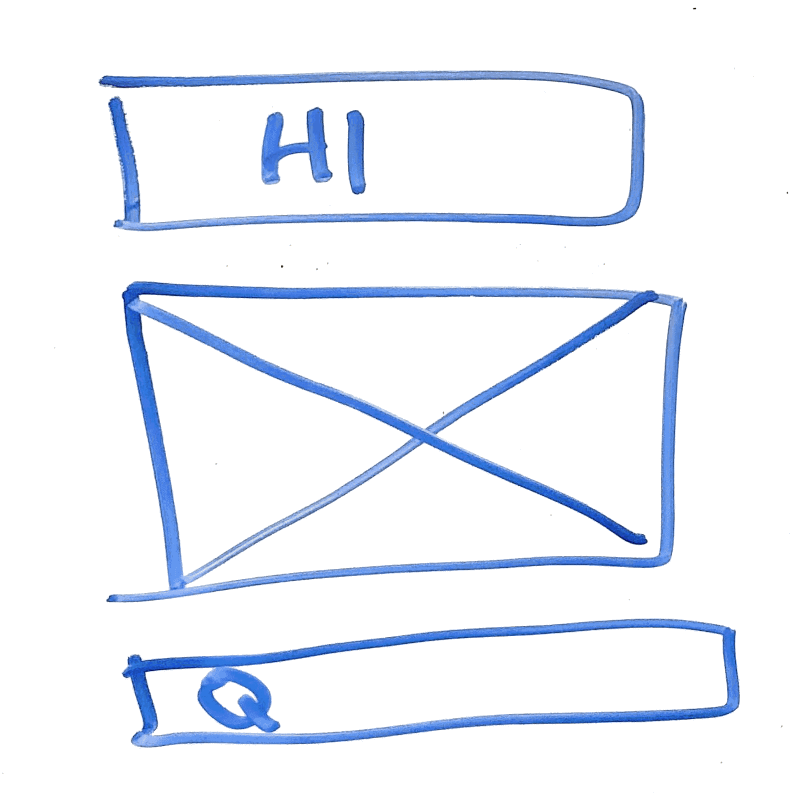
#> input picture DRAWINGS/1.jpg, 1600 x 1600 px (shown at 1/2 size); the run also reads 1 picture not shown here
$ python myTest.py   (older library calls are emulated)
#> lines starting #> are read from the running program, lines starting #| are printed output that depends on the picture; after the words box and inside, x2 and y2 are one past the last pixel; in counts of white or black regions, pixels touching at a corner belong together
### preprocess/preprocess.py
import sys
import cv2
import numpy as np
import os
import base64

# [9 lines left out: functions format_path, extension, not called in this run]

def processImg(img):
    resized = cv2.resize(img, (720,720))
    blurred = cv2.medianBlur(resized, 5)
    threshed = cv2.adaptiveThreshold(blurred,255,cv2.ADAPTIVE_THRESH_GAUSSIAN_C,cv2.THRESH_BINARY,int(len(img)/20)*2-1,11)
    backtorgb = cv2.cvtColor(threshed,cv2.COLOR_GRAY2BGR)
    return backtorgb

# [25 lines left out: functions preprocess, preprocessBlob, not called in this run]

# [4 lines of commented-out code are left out]

### preprocess/shape_detect1.py
import cv2
import numpy as np
#import scan
import os
import json

#empty canvas to display rectangles on

#image to test
#img = cv2.imread('DRAWINGS/1.PNG')
#ori = img.copy()

# [34 lines left out: function preprocess, not called in this run]

#find the contour in the image
def contour(img):
  kernel = np.ones((5,5),np.uint8)
  erosion = cv2.erode(img,kernel,iterations = 2)
  kernel = np.ones((4,4),np.uint8)
  dilation = cv2.dilate(erosion,kernel,iterations = 2)

  edged = cv2.Canny(dilation, 30, 200)

  _, contours, hierarchy = cv2.findContours(edged, cv2.RETR_TREE, cv2.CHAIN_APPROX_SIMPLE)
#area = cv2.con
  return contours

def rect_to_cut(contours):

  rects = [cv2.boundingRect(cnt) for cnt in contours]
  rects = sorted(rects,key=lambda  x:x[1],reverse=True)

  real = []
  for r1 in rects:
    x1,y1,w1,h1 = r1
    area = w1 * h1
    toAdd = True
    if area > 0:#101500:
        for r2 in real:
            x2,y2,w2,h2 = r2
            #check the exact the same one
            if x1==x2 and y1==y2:
                toAdd = False
        for r2 in rects:
            x2,y2,w2,h2 = r2
                #check if it was contained in the other
            right_x = x2 + w2
            low_y = y2 + h2
            if x2 < x1 and x1 < right_x:
                if y2 < y1 and y1 < low_y:
                    toAdd = False
        if toAdd:
            real.append(r1)
  return real

# [14 lines left out: function cut, not called in this run]

def cut_predict(img, real, num, white):
  api_key = '6fa0658615934b679b86378e3499183e'
  d = 0
  data = {}
  for rect in real:
    x,y,w,h = rect
    area = w * h
    if area > 10100:
      print(" " + str(x) + " " + str(y) + " " + str(w) + " " + str(h))
      cv2.rectangle(white, (x, y), (x+w, y+h), (255,0,0), 6)
      #Rect rect(x,y,w,h)
      image_cut = img.copy()
      crop_img = img[y:y+h, x:x+w]
      target = "testing3/pic" + str(num) + "_" + str(d) +".jpg"
      cv2.imwrite(target, crop_img)
   #   maxValue, maxId = nn.prediction(target,api_key)

    #  data[str(d)] = []
    #  data[str(d)].append({
    #    'x': x,
    #    'y':y,
    #    'width':w,
    #    'height':h,
    #    'kind':maxId,
    #  })
      d = d + 1
 # [11 lines of commented-out code are left out]

### preprocess/myTest.py
import shape_detect1 as detector
import preprocess as detector1
import cv2
import numpy as np
import sys
import os
import math
from skimage.filters import threshold_sauvola


white = cv2.imread('white.jpg')
white = cv2.resize(white, (1800,1800))
#> white: shape (1800, 1800, 3)

counter = 0
#for i in os.listdir("dataset"):
#	counter+=1
img = cv2.imread('../DRAWINGS/1.jpg', 0)
#> img: shape (1600, 1600); min 0, max 255, mean 241.7
img = detector1.processImg(img)
#> in processImg, `resized = cv2.resize(img, (720,720))`:
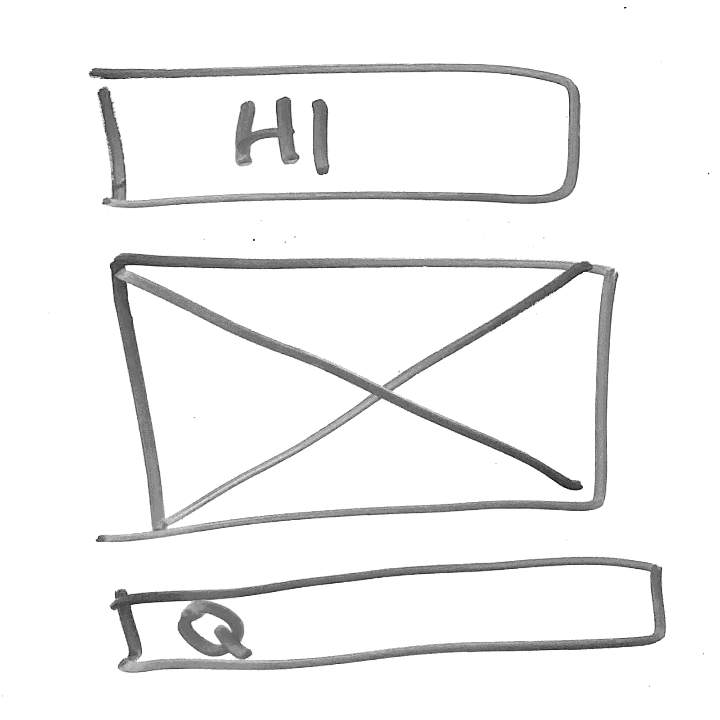
#> resized: shape (720, 720); min 12, max 255, mean 241.7
#> in processImg, `threshed = cv2.adaptiveThreshold(blurred,255,cv2.ADAPTIVE_THRESH_GAUSS..`:
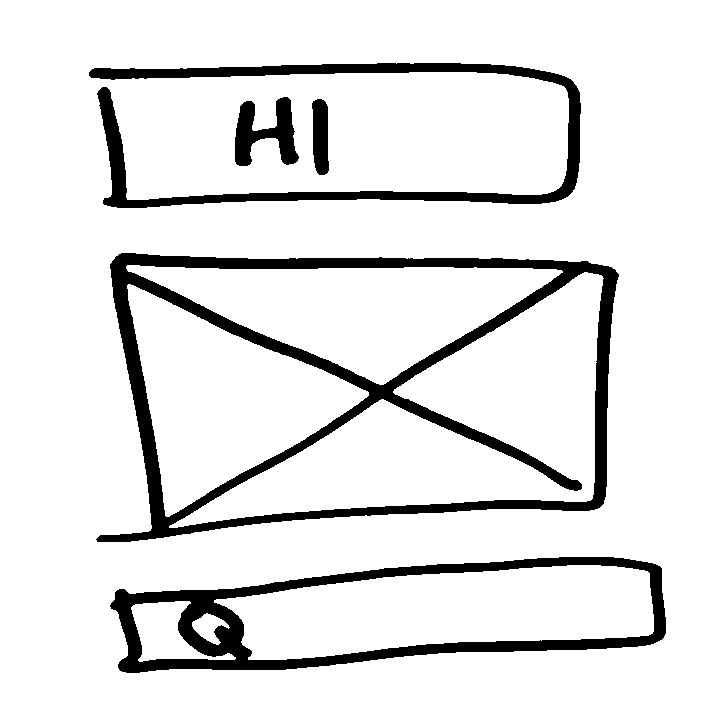
#> threshed: shape (720, 720); 89.4% white; 5 black regions, box (x1, y1, x2, y2) and area: (96, 253, 619, 542) 25808, (110, 557, 666, 673) 14474, (89, 63, 581, 208) 11244, (235, 97, 299, 166) 2284, (312, 99, 329, 175) 1081
#cv2.imwrite("temp.jpg", pp.processImg(img))

#img = cv2.imread("temp.jpg")
#img2 = cv2.imread('dataset/test1.jpg')

img3 = cv2.resize(img, (1800,1800))
img_contour = detector.contour(img3)
#> in contour, `edged = cv2.Canny(dilation, 30, 200)`:
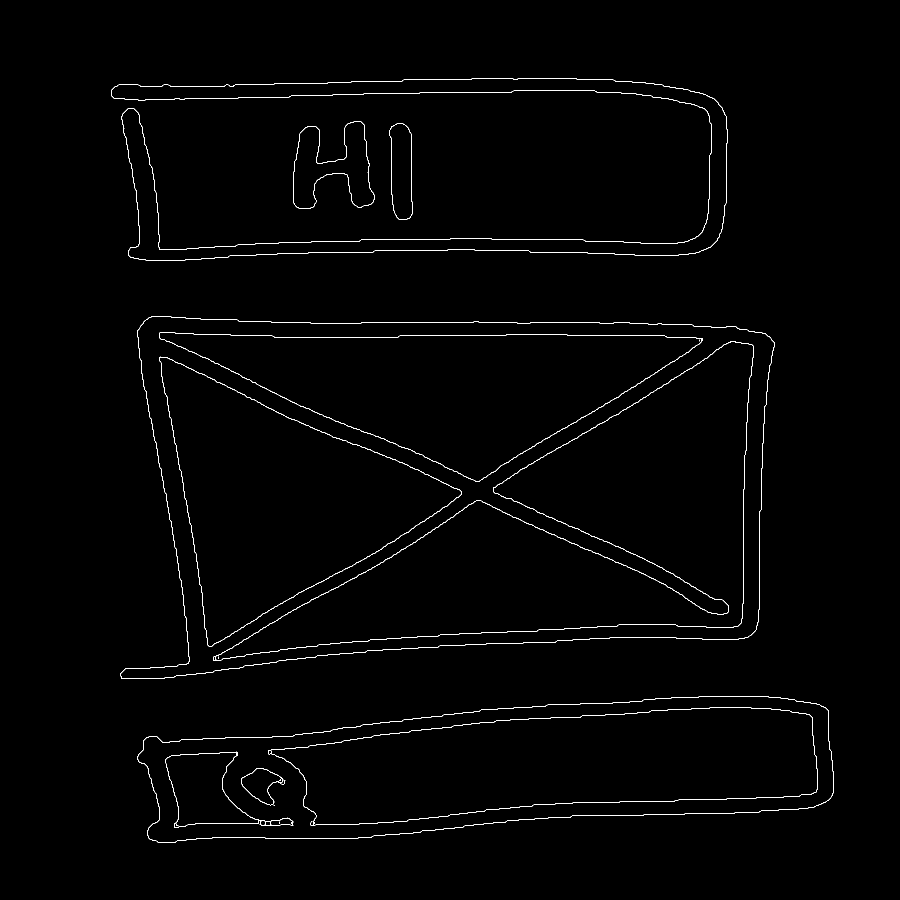
#> edged: shape (1800, 1800) (shown at 1/2 size); 0.89% white in thin lines or dots, all inside (x1, y1, x2, y2) = (222, 157, 1668, 1685)
#> in contour, `_, contours, hierarchy = cv2.findContours(edged, cv2.RETR_TREE, cv2.CH..`: contours = 34 contours, 11 with area under 20; largest, box (x1, y1, x2, y2) and area: (240, 632, 1550, 1357) 783486, (240, 632, 1550, 1357) 783172, (274, 1392, 1668, 1685) 298964, (274, 1392, 1668, 1685) 298688, (426, 682, 1508, 1321) 278354
#> img_contour has the same summary as contours in contour

img_rect = detector.rect_to_cut(img_contour)
#> in rect_to_cut, `rects = [cv2.boundingRect(cnt) for cnt in contours]`: rects = 34 items, first 6: (274, 1392, 1394, 293), (274, 1392, 1394, 293), (587, 1650, 1, 1), (519, 1648, 1, 1), (587, 1643, 1, 2), (532, 1643, 8, 1)
#> in rect_to_cut, `rects = sorted(rects,key=lambda  x:x[1],reverse=True)`: rects = 34 items, first 6: (587, 1650, 1, 1), (519, 1648, 1, 1), (582, 1644, 1, 4), (629, 1644, 1, 4), (587, 1643, 1, 2), (532, 1643, 8, 1)
#> the loop in rect_to_cut, `for r1 in rects:` made 34 passes
#> (x1, y1, w1, h1, area) on passes 8, 9, 12, 13, 14, 15, 16, 17, 18, 20, 21, 22: (521, 1641, 10, 10, 100), (541, 1636, 45, 15, 675), (482, 1536, 89, 76, 6764), (482, 1536, 84, 75, 6300), (330, 1503, 256, 153, 39168), (536, 1414, 1099, 237, 260463), (536, 1414, 1099, 237, 260463), (274, 1392, 1394, 293, 408442), (274, 1392, 1394, 293, 408442), (319, 714, 604, 579, 349716), (319, 713, 604, 580, 350320), (426, 682, 1082, 639, 691398)
#> after the loop in rect_to_cut, `for r1 in rects:`: real = [(274, 1392, 1394, 293), (240, 632, 1310, 725), (222, 157, 1233, 365)]
#> img_rect has the same summary as real in rect_to_cut

detector.cut_predict(img3,img_rect,1,white)
#> the loop in cut_predict, `for rect in real:` made 3 passes
#> (x, y, w, h, area, target) on passes 1 to 3: (274, 1392, 1394, 293, 408442, 'testing3/pic1_0.jpg'), (240, 632, 1310, 725, 949750, 'testing3/pic1_1.jpg'), (222, 157, 1233, 365, 450045, 'testing3/pic1_2.jpg')
#|  274 1392 1394 293
#|  240 632 1310 725
#|  222 157 1233 365
#> pass 1, in cut_predict, `crop_img = img[y:y+h, x:x+w]`:
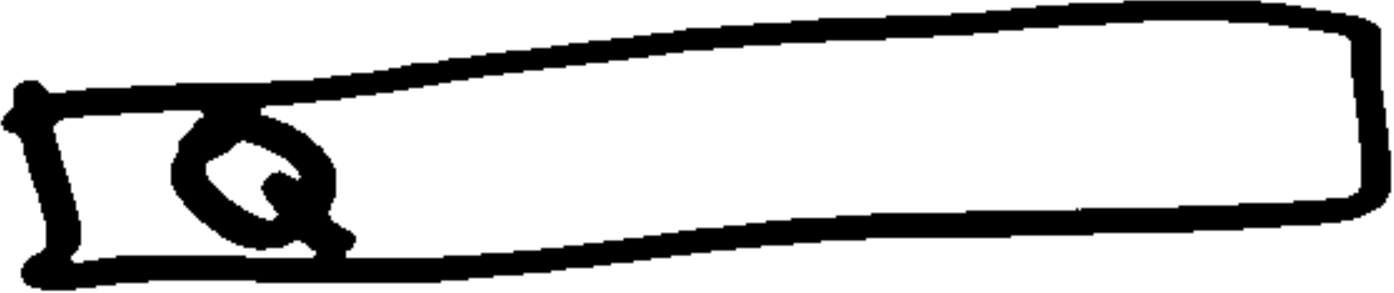
#> crop_img: shape (293, 1394, 3); min 0, max 255, mean 198.5
#> pass 2, in cut_predict, `crop_img = img[y:y+h, x:x+w]`:
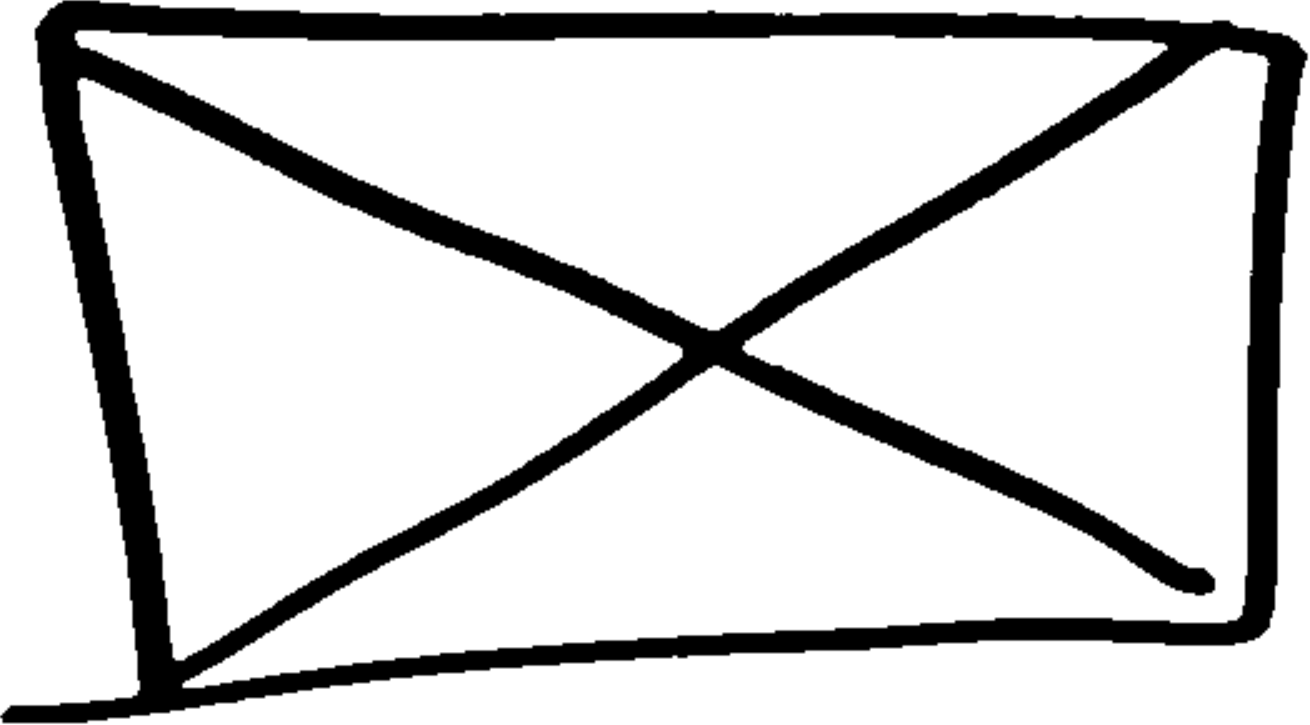
#> crop_img: shape (725, 1310, 3); min 0, max 255, mean 211.7
#> pass 3, in cut_predict, `crop_img = img[y:y+h, x:x+w]`:
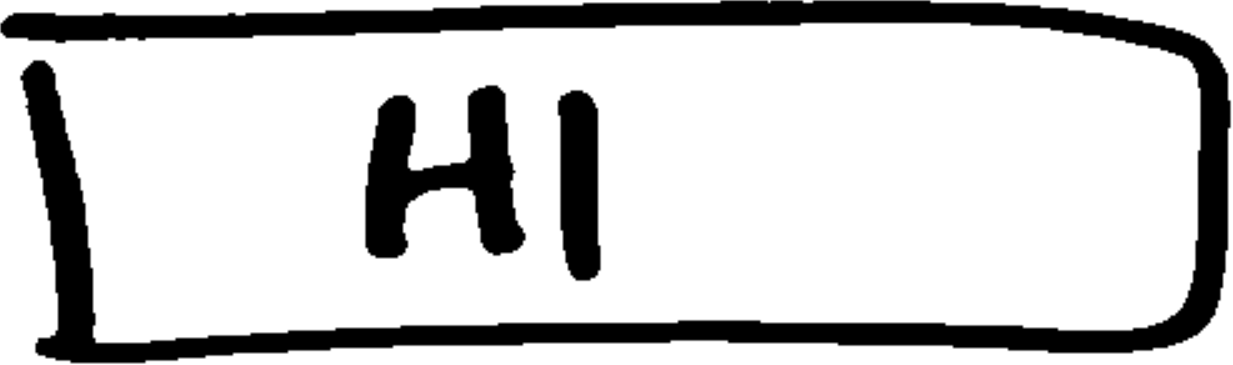
#> crop_img: shape (365, 1233, 3); min 0, max 255, mean 203.3
#> after the loop in cut_predict, `for rect in real:`:
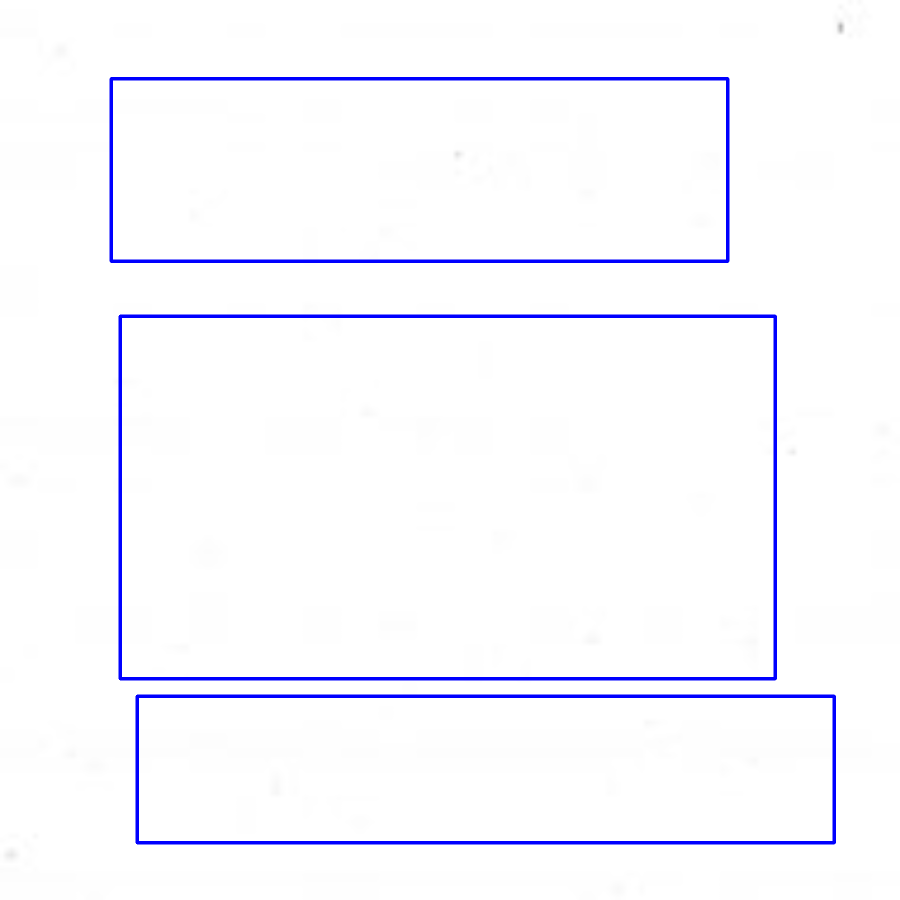
#> white: shape (1800, 1800, 3) (shown at 1/2 size); mean B, G, R 254.8, 248.9, 248.9
#> after the loop in cut_predict, `for rect in real:`: d = 3
